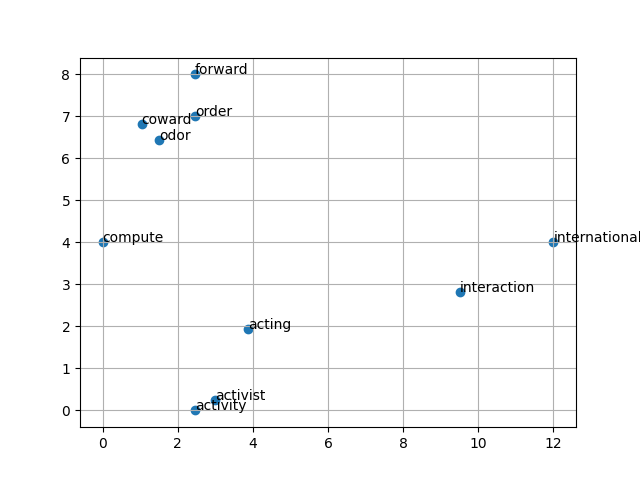

Source code (Python):
#Name: Min-Hsueh Chiu
#USCID: 9656645860

import numpy as np
import pandas as pd
import random
import matplotlib.pyplot as plt

class FastMap():
    def __init__(self, N, k, dis_raw, dis_func_opt = 1, *args):
        ##
        #N: number of data 
        #k: desired dimension 
        #In this project, predefined distance is given, so dis_func_opt should be 1.
        ##

        self.N = N
        self.k = k
        self.k_record = 0
        self.z = np.zeros([N, k]) #output
        self.PA = np.zeros([2, k])
        self.col = 0
        self.dis_raw = dis_raw  
        ##
        self.dis_func_opt = dis_func_opt 
        #If dis_func_opt == 1, the predefined distance should be given in dis_raw.
        #If dis_func_opt == 2, the defined distance function should be given in dis_raw.
        self.args = args
        ##


    def dis_cal(self, Oi_index, Oj_index):
        #in this distance project, Oi_index < Oj_index:
        if Oi_index > Oj_index:
            tem = Oi_index
            Oi_index = Oj_index
            Oj_index = tem
        #
        if self.dis_func_opt == 1:
            #Not going to calculate the new distance of all combination of objects, because it is the complexity O(N^2)
            if self.k_record == 0:
                return(float(self.dis_raw[(self.dis_raw[:,0] == Oi_index) & (self.dis_raw[:,1] == Oj_index)][0,2]))
            else:
                d_cal = self.dis_raw[(self.dis_raw[:,0] == Oi_index) & (self.dis_raw[:,1] == Oj_index)][0,2]
                for i in range(self.k_record):
                    xi = self.z[Oi_index-1, i]
                    xj = self.z[Oj_index-1, i]
                    d_cal = d_cal*d_cal - (xi-xj)*(xi-xj)
                return(float(np.sqrt(d_cal)))
        if self.dis_func_opt == 2:
            #if users define customize distrance function
            if self.k_record == 0:
                return(float(self.dis_raw(*self.args)))
            else:
                d_cal = self.dis_raw(*self.args)
                for i in range(self.k_record):
                    xi = self.z[Oi_index-1, i]
                    xj = self.z[Oj_index-1, i]
                    d_cal = d_cal*d_cal - (xi-xj)*(xi-xj)
                return(float(np.sqrt(d_cal)))

    def project_dis_cal(self, Oa, Ob, Oi):
        d_ab = self.dis_cal(Oa, Ob)
        d_ai = self.dis_cal(Oa, Oi)
        d_bi = self.dis_cal(Ob, Oi)
        return((d_ai*d_ai + d_ab*d_ab - d_bi*d_bi)/2/d_ab)




    def Farest_pair(self):
        Object_len = self.N
        #Object_len: The length of objects. The object is represented as its index
        #
        #The distance will be calculate by using dis_cal function
        Oa_index = random.randint(1, Object_len)
        pre = None
        pre_dist = None
        while(True):
            dis_farest = -1
            for i in range(1, Object_len+1):
                if i != Oa_index:
                    dis_tem = self.dis_cal(Oa_index, i)
                    if dis_tem > dis_farest:
                        Ob = i
                        dis_farest = dis_tem

            if dis_farest == pre_dist and Ob == pre:
                return(Oa_index, Ob)
            pre = Oa_index
            pre_dist = dis_farest
            Oa_index = Ob



    def fastmap(self, k_cal):
        ##
        #k_cal: calculating dimension
        ##

        Object_len = self.N
        #Object_len: The length of objects. The object is represented as its index

        if(k_cal <= 0):
            return()

        Oa, Ob = self.Farest_pair()


        self.PA[0, self.col] = Oa
        self.PA[1, self.col] = Ob


        if self.dis_cal(Oa, Ob) == 0:
            for i in range(Object_len):
                self.z[i, self.col] = 0
            return()


        for i in range(1, Object_len+1):
            if i == Oa:
                self.z[i-1, self.col] = 0
            elif i == Ob:
                self.z[i-1, self.col] = self.dis_cal(Oa, Ob)
            else:
                self.z[i-1, self.col] = self.project_dis_cal(Oa, Ob, i)

        self.col += 1   
        self.k_record += 1     
        self.fastmap(k_cal - 1)

    def plot_2d(self, obj_name):
        #only use for k = 2 case

        fig, ax = plt.subplots()

        plt.scatter(self.z[:,0], self.z[:,1])

        for i in range(self.N):
            ax.annotate(str(obj_name[i][0]), (self.z[i,0], self.z[i,1]))
        ax.grid()
        plt.savefig('hw3_FastMap.png')



def main():
    dis_raw = pd.read_csv('fastmap-data.txt', sep = '\t', header = None).to_numpy()
    obj_name = pd.read_csv('fastmap-wordlist.txt', header = None).to_numpy()
    fm = FastMap(len(obj_name), 2, dis_raw)
    fm.fastmap(2)
    print("output:")
    print(fm.z)
    fm.plot_2d(obj_name)




if __name__ == '__main__':
    main()

